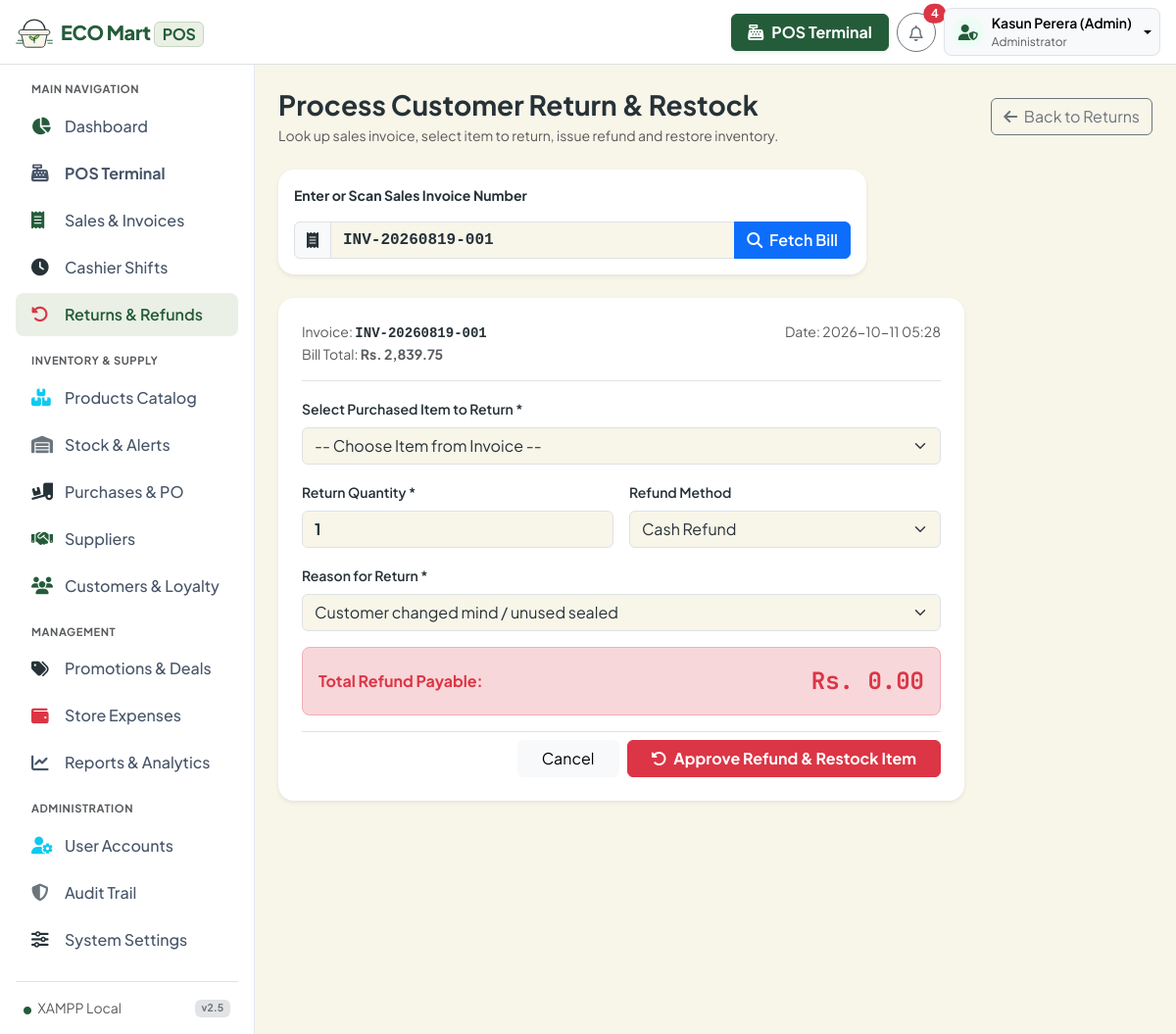
Page /returns/create.php?invoice=INV-20260819-001 (signed in) on the committed database.
### tables this page shows
CREATE TABLE `sales` (
  `id` int(11) NOT NULL AUTO_INCREMENT,
  `invoice_number` varchar(50) NOT NULL,
  `user_id` int(11) NOT NULL,
  `customer_id` int(11) NOT NULL DEFAULT 1,
  `shift_id` int(11) DEFAULT NULL,
  `subtotal` decimal(10,2) NOT NULL DEFAULT 0.00,
  `discount_total` decimal(10,2) NOT NULL DEFAULT 0.00,
  `tax_total` decimal(10,2) NOT NULL DEFAULT 0.00,
  `grand_total` decimal(10,2) NOT NULL DEFAULT 0.00,
  `paid_amount` decimal(10,2) NOT NULL DEFAULT 0.00,
  `change_amount` decimal(10,2) NOT NULL DEFAULT 0.00,
  `payment_method` enum('cash','card','online','split') NOT NULL DEFAULT 'cash',
  `payment_status` enum('paid','partial','refunded') DEFAULT 'paid',
  `loyalty_points_earned` int(11) DEFAULT 0,
  `loyalty_points_redeemed` int(11) DEFAULT 0,
  `status` enum('completed','cancelled','held') DEFAULT 'completed',
  `created_at` timestamp DEFAULT CURRENT_TIMESTAMP,
  PRIMARY KEY (`id`),
  UNIQUE KEY `invoice_unique` (`invoice_number`),
  KEY `user_id` (`user_id`),
  KEY `customer_id` (`customer_id`),
  KEY `shift_id` (`shift_id`),
  CONSTRAINT `fk_sales_user` FOREIGN KEY (`user_id`) REFERENCES `users` (`id`),
  CONSTRAINT `fk_sales_cust` FOREIGN KEY (`customer_id`) REFERENCES `customers` (`id`),
  CONSTRAINT `fk_sales_shift` FOREIGN KEY (`shift_id`) REFERENCES `cashier_shifts` (`id`) ON DELETE SET NULL
);

### config/database.php (called while the page is built, shortened)
<?php
function formatCurrency(float $amount): string {
    return 'Rs. ' . number_format($amount, 2);
}

### returns/create.php (the view, shortened to what this page needs)
<?php
require_once __DIR__ . '/../includes/header.php';
require_once __DIR__ . '/../includes/navbar.php';
$db = Database::getConnection();
$invoiceQuery = trim($_GET['invoice'] ?? '');
$saleData = null;
$saleItems = [];
if ($invoiceQuery !== '') {
    $sStmt = $db->prepare("SELECT * FROM sales WHERE invoice_number = ? LIMIT 1");
    $sStmt->execute([$invoiceQuery]);
    $saleData = $sStmt->fetch();
    if ($saleData) {
        $itStmt = $db->prepare("SELECT si.*, p.name as product_name, p.barcode FROM sale_items si JOIN products p ON si.product_id = p.id WHERE si.sale_id = ?");
        $itStmt->execute([$saleData['id']]);
        $saleItems = $itStmt->fetchAll();
    } else {
        $error = "Invoice '{$invoiceQuery}' not found in database.";
    }
}
?>
<div class="d-flex">
    <?php require_once __DIR__ . '/../includes/sidebar.php'; ?>
    <div class="flex-grow-1 p-4" style="background: #f8fafc; min-height: calc(100vh - 65px);">
        <div class="d-flex justify-content-between align-items-center mb-4">
            <div>
                <h3 class="fw-bold text-dark mb-1">Process Customer Return & Restock</h3>
                <p class="text-muted small m-0">Look up sales invoice, select item to return, issue refund and restore inventory.</p>
            </div>
            <a href="<?= BASE_URL ?>returns/index.php" class="btn btn-outline-secondary">
                <i class="fa-solid fa-arrow-left me-1"></i> Back to Returns
            </a>
        </div>
        <div class="card border-0 shadow-sm rounded-4 p-3 bg-white mb-4" style="max-width: 600px;">
            <form method="GET" class="row g-2">
                <label class="form-label fw-bold small">Enter or Scan Sales Invoice Number</label>
                <div class="input-group">
                    <span class="input-group-text bg-light"><i class="fa-solid fa-receipt"></i></span>
                    <input type="text" name="invoice" class="form-control fw-bold font-monospace" placeholder="e.g. INV-20260819-0001" value="<?= htmlspecialchars($invoiceQuery) ?>" required>
                    <button type="submit" class="btn btn-primary fw-semibold"><i class="fa-solid fa-magnifying-glass me-1"></i> Fetch Bill</button>
                </div>
            </form>
        </div>
        <?php if ($saleData && !empty($saleItems)): ?>
            <div class="card border-0 shadow-sm rounded-4 p-4 bg-white" style="max-width: 700px;">
                <div class="d-flex justify-content-between border-bottom pb-3 mb-3">
                    <div>
                        <div class="small text-muted">Invoice: <strong class="font-monospace text-dark"><?= htmlspecialchars($saleData['invoice_number']) ?></strong></div>
                        <div class="small text-muted">Bill Total: <strong><?= formatCurrency((float)$saleData['grand_total']) ?></strong></div>
                    </div>
                    <div>
                        <div class="small text-muted">Date: <?= date('Y-m-d H:i', strtotime($saleData['created_at'])) ?></div>
                    </div>
                </div>
                <form method="POST" action="create.php?invoice=<?= urlencode($invoiceQuery) ?>">
                    <div class="mb-3">
                        <label class="form-label fw-semibold small">Select Purchased Item to Return *</label>
                        <select name="product_id" id="returnItemSelect" class="form-select" onchange="onReturnItemChange()" required>
                            <option value="">-- Choose Item from Invoice --</option>
                        </select>
                    </div>
                    <div class="row g-3 mb-3">
                        <div class="col-md-6">
                            <label class="form-label fw-semibold small">Return Quantity *</label>
                            <input type="number" name="return_qty" id="returnQtyInput" class="form-control fw-bold" value="1" min="1" oninput="calcRefundTotal()" required>
                        </div>
                        <div class="col-md-6">
                            <label class="form-label fw-semibold small">Refund Method</label>
                            <select name="refund_method" class="form-select">
                                <option value="cash">Cash Refund</option>
                            </select>
                        </div>
                    </div>
                    <div class="mb-3">
                        <label class="form-label fw-semibold small">Reason for Return *</label>
                        <select name="reason" class="form-select" required>
                            <option value="Customer changed mind / unused">Customer changed mind / unused sealed</option>
                        </select>
                    </div>
                    <div class="bg-danger-subtle p-3 rounded-3 border border-danger-subtle d-flex justify-content-between align-items-center mb-3">
                        <span class="fw-bold text-danger">Total Refund Payable:</span>
                        <span class="fs-4 fw-bold text-danger currency-font" id="refundTotalText">Rs. 0.00</span>
                    </div>
                    <div class="d-flex justify-content-end gap-2 pt-2 border-top">
                        <a href="<?= BASE_URL ?>returns/index.php" class="btn btn-light px-4">Cancel</a>
                        <button type="submit" class="btn btn-danger fw-bold px-4"><i class="fa-solid fa-rotate-left me-1"></i> Approve Refund & Restock Item</button>
                    </div>
                </form>
            </div>
        <?php endif; ?>
    </div>
</div>
<?php require_once __DIR__ . '/../includes/footer.php'; ?>

### includes/header.php (style rules this page uses)
:root { --eco-primary: #245C3A; --eco-cream: #F8F5E9; --eco-accent: #B7D94C; --eco-text: #263238; --primary-emerald: var(--eco-primary); --primary-emerald-dark: #19452B; --primary-emerald-light: #EAF0E5; --pos-bg: var(--eco-cream); --bs-success: var(--eco-primary); --bs-success-rgb: 36, 92, 58; --bs-primary: var(--eco-primary); --bs-primary-rgb: 36, 92, 58; --bs-warning: var(--eco-accent); --bs-warning-rgb: 183, 217, 76; --bs-body-color: var(--eco-text); --bs-body-bg: var(--eco-cream); --bs-link-color: var(--eco-primary); --bs-link-hover-color: #19452B; --font-main: 'Plus Jakarta Sans', system-ui, -apple-system, sans-serif; --font-mono: 'JetBrains Mono', monospace; }
body { font-family: var(--font-main); background-color: var(--eco-cream); color: var(--eco-text); }
[style*="#f8fafc"], [style*="#f1f5f9"] { background-color: var(--eco-cream) !important; }
.text-dark { color: var(--eco-text) !important; }
.currency-font { font-family: var(--font-mono); font-weight: 700; }

### rows in the picture
sales: invoice_number "INV-20260819-001", grand_total "Rs. 2,839.75", created_at "2026-10-11 05:28"

### other values in the picture
$unreadNotifs "4"
$currentUser "Kasun Perera (Admin)"
$currentRole "Administrator"
